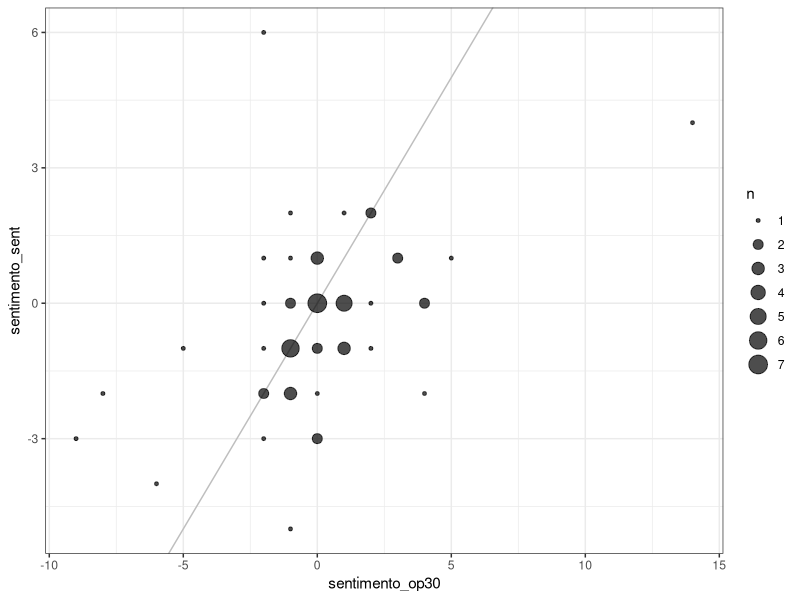
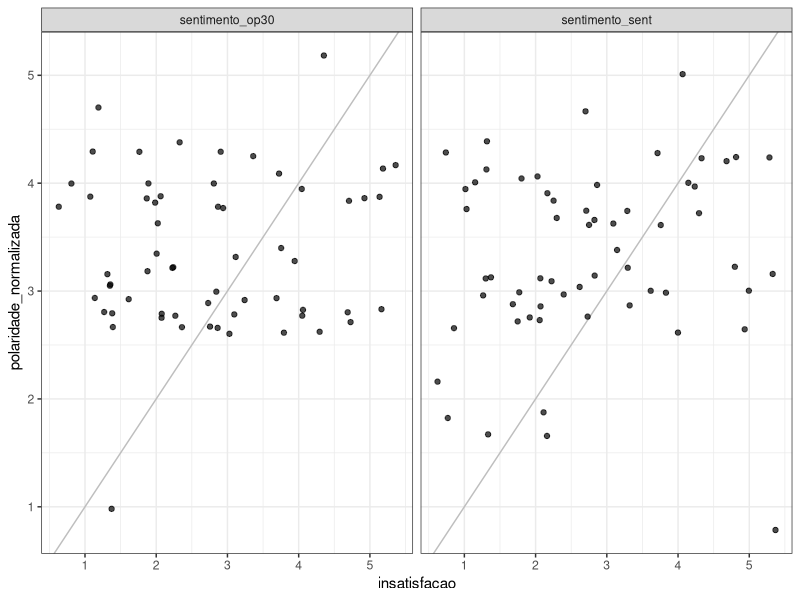
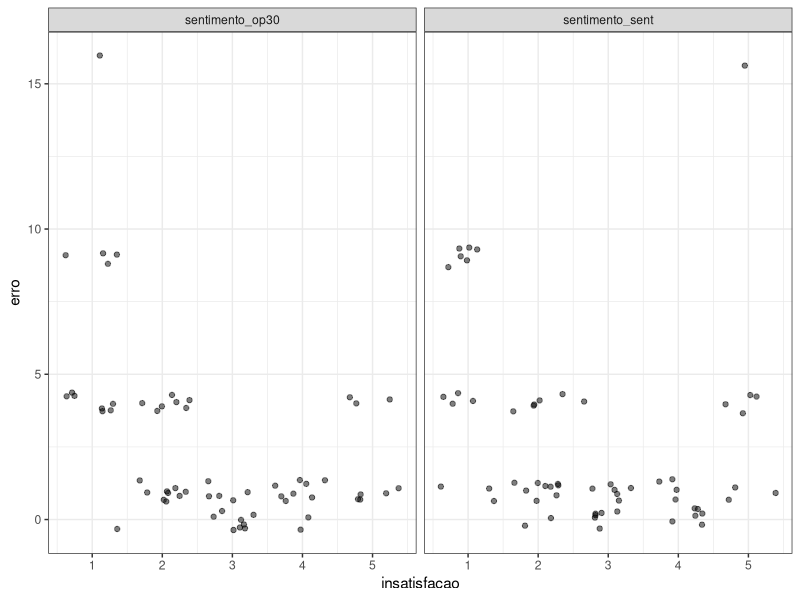

Write the R code that produced these figures, in order.
## ---- chunk 1
library(tidyverse)
library(here)
library(modelr)
library(broom)

theme_set(theme_bw())
## ---- chunk 2

reclamacoes = read_csv(here("data/3-avaliacao-humana/reclamacoes-avaliadas-20181113.csv"))
sentimentos = read_csv(here("data/5-sentimentos/sentimento.csv"))

reclamacoes = reclamacoes %>% 
    mutate(comprimento_reclamacao = str_length(reclamacao))
## ---- chunk 3
reclamacoes = reclamacoes %>% 
    left_join(sentimentos, 
              by = "id")

reclamacoes_l = reclamacoes %>%  
    select(-palavras_op30,
           -palavras_sent, 
           -grupo_avaliando) %>% 
    gather(key = "lexico", 
           value = "polaridade", 
           sentimento_op30, 
           sentimento_sent)

reclamacoes_l %>% 
    View()

## ---- chunk 4
# Faça você mesmo. Crie a variável polaridade_normalizada
reclamacoes_l = reclamacoes_l %>% 
    group_by(lexico) %>% 
    mutate(polaridade_normalizada = round(((4 * (polaridade - max(polaridade))) / (min(polaridade) - max(polaridade))) + 1))
                                    
## ---- chunk 5
reclamacoes_l = reclamacoes_l %>% 
    mutate(erro = (insatisfacao - polaridade_normalizada)**2)
## ---- chunk 6
reclamacoes %>% 
    ggplot(aes(x = sentimento_op30, y = sentimento_sent)) + 
    geom_abline(slope = 1, intercept = 0, color = "grey") + 
    geom_count(alpha = .7) 
## ---- chunk 7
reclamacoes_l %>% 
    ggplot(aes(x = insatisfacao, y = polaridade_normalizada, group = insatisfacao)) + 
    geom_abline(slope = 1, intercept = 0, color = "grey") + 
    geom_jitter(alpha = .7)  + 
    facet_wrap(~ lexico)

reclamacoes_l %>% 
    ggplot(aes(x = insatisfacao, y = erro, group = insatisfacao)) + 
    geom_jitter(alpha = .5)  +
    # geom_boxplot() + 
    facet_wrap(~ lexico)
## ---- chunk 8
#Cria variável dummy para preditor categórico
reclamacoes_l = reclamacoes_l %>% mutate(lexico.dummy = if_else(lexico == "sentimento_sent", 1, 0))
#Você precisa entender o que fez acima para interpretar sua regressão
#Você pode também criar uma variável dummy para o órgao (se anac ou inss)

# ggpairs(reclamacoes_l %>% select(<selecione as colulas que vc quer usar aqui>))
# lm1 = lm(<seu modelo>)
